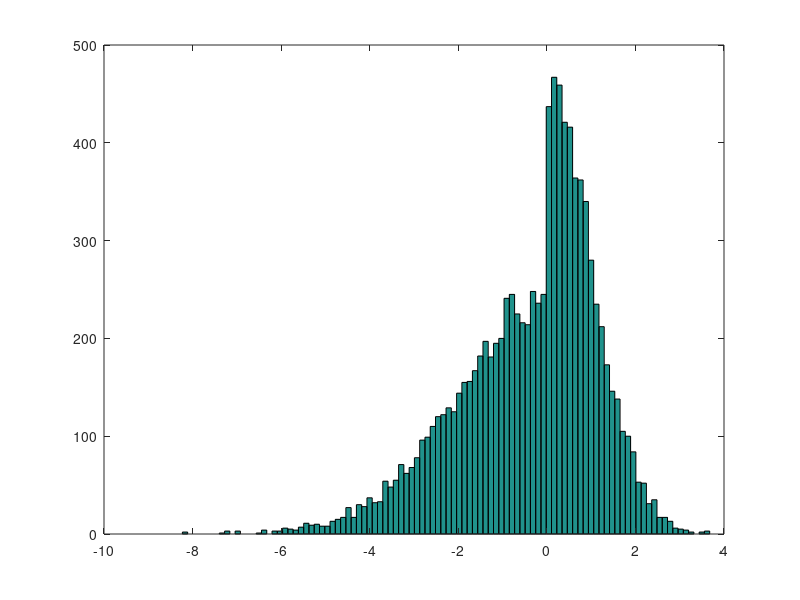

This figure's MATLAB source:
N = 10000;
sigma1 = 1;
sigma2 = 2;
% sample membership
memb = randsample(0:1,N,true,[0.5 0.5])';
eps = abs(randn(N,1));
eps1 = sigma1.*eps;
eps2 = -sigma2.*eps;
hist([eps1,eps2])
eps = memb.*eps1 + (1-memb).*eps2;
hist(eps,100)

% simple AR(1)
rho = 0.8;
y = zeros(N,1);
y(1,1) = eps(1,1);
for ii = 2:N
    y(ii,1) = rho*y(ii-1,1) + eps(ii);
end